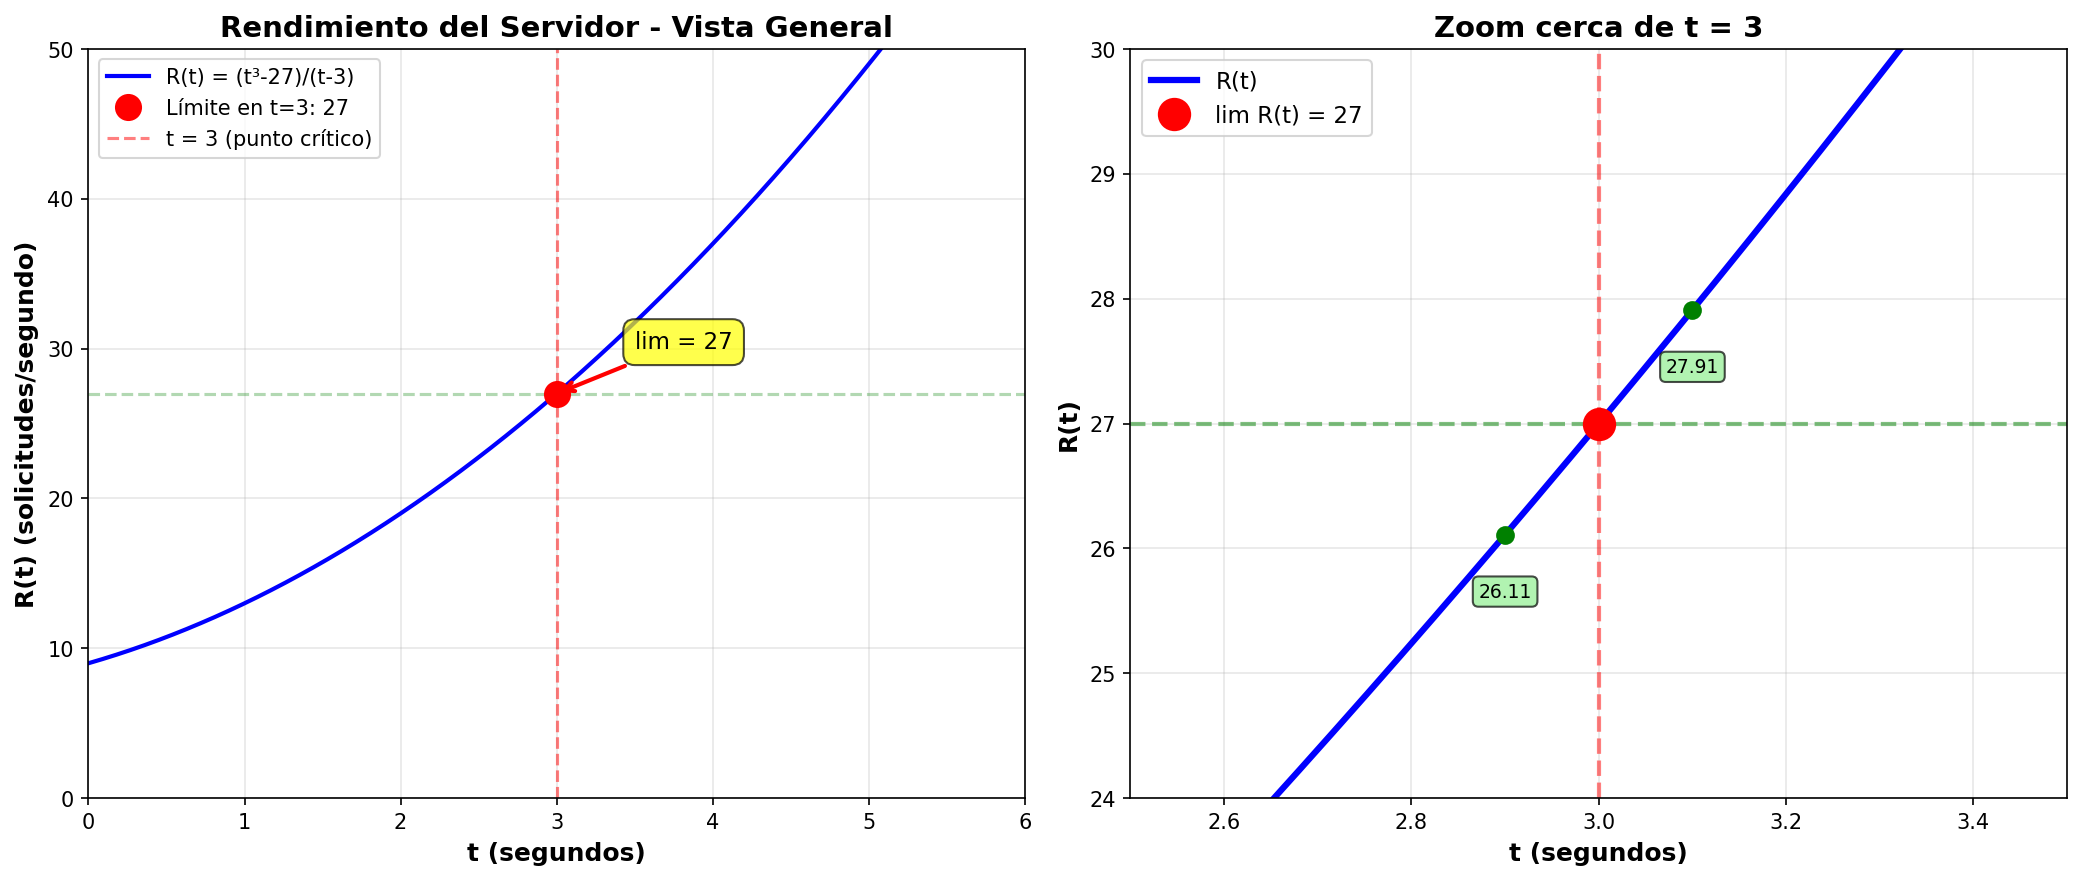

Recreate this plot in Python.
import numpy as np
import matplotlib.pyplot as plt
import sympy as sp

print("="*80)
print("PROBLEMA 1: RENDIMIENTO DE UN SERVIDOR")
print("="*80)
print("\nFunción: R(t) = (t³ - 27)/(t - 3)")
print("Contexto: Cantidad de solicitudes que un servidor maneja por segundo")
print("\n" + "-"*80)

# Definir la función
def R(t):
    return (t**3 - 27) / (t - 3)

# ============================================================================
# TAREA 1: Calcular valores cercanos a t = 3
# ============================================================================
print("\n[TAREA 1] Calculando R(t) para valores cercanos a t = 3:")
print("-"*80)

valores_prueba = [2.9, 2.99, 2.999, 3.001, 3.01, 3.1]
print(f"{'t':^10} | {'R(t)':^15}")
print("-"*30)
for t_val in valores_prueba:
    try:
        resultado = R(t_val)
        print(f"{t_val:^10.4f} | {resultado:^15.6f}")
    except:
        print(f"{t_val:^10.4f} | {'Indefinido':^15}")

# ============================================================================
# TAREA 2: Evaluar directamente en t = 3
# ============================================================================
print("\n[TAREA 2] Evaluación directa en t = 3:")
print("-"*80)
numerador_en_3 = 3**3 - 27
denominador_en_3 = 3 - 3
print(f"Numerador: 3³ - 27 = {numerador_en_3}")
print(f"Denominador: 3 - 3 = {denominador_en_3}")
print(f"Resultado: {numerador_en_3}/{denominador_en_3} = 0/0")
print("\n⚠️  ¡FORMA INDETERMINADA 0/0!")
print("    Necesitamos usar técnicas algebraicas para resolver este límite.")

# ============================================================================
# TAREA 3: Factorización y simplificación
# ============================================================================
print("\n[TAREA 3] Factorización y cálculo del límite:")
print("-"*80)

# Usar SymPy para factorización simbólica
t = sp.Symbol('t')
numerador = t**3 - 27
denominador = t - 3

print("\n📐 Paso 1: Identificar la forma")
print("   t³ - 27 = t³ - 3³")
print("   Esta es una DIFERENCIA DE CUBOS")

print("\n📐 Paso 2: Aplicar la fórmula")
print("   Fórmula: a³ - b³ = (a - b)(a² + ab + b²)")
print("   Donde: a = t, b = 3")

print("\n📐 Paso 3: Factorizar")
print("   t³ - 3³ = (t - 3)(t² + t·3 + 3²)")
print("   t³ - 27 = (t - 3)(t² + 3t + 9)")

numerador_factorizado = sp.factor(numerador)
print(f"\n   Verificación con SymPy: {numerador_factorizado}")

print("\n📐 Paso 4: Simplificar la fracción")
print("   R(t) = (t - 3)(t² + 3t + 9)")
print("          ─────────────────────")
print("                (t - 3)")
print("\n   Cancelando (t - 3):")
print("   R(t) = t² + 3t + 9  (para t ≠ 3)")

print("\n📐 Paso 5: Calcular el límite")
print("   lim (t→3) R(t) = lim (t→3) (t² + 3t + 9)")
print("   lim (t→3) R(t) = 3² + 3(3) + 9")
print("   lim (t→3) R(t) = 9 + 9 + 9")
print("   lim (t→3) R(t) = 27")

# Verificar con SymPy
limite = sp.limit(numerador/denominador, t, 3)
print(f"\n   ✅ Verificación con SymPy: {limite}")

# ============================================================================
# TAREA 4: Graficar
# ============================================================================
print("\n[TAREA 4] Generando gráfica...")
print("-"*80)

# Crear valores para graficar (evitando t = 3)
t_vals = np.linspace(0, 6, 1000)
t_vals = t_vals[np.abs(t_vals - 3) > 0.01]  # Evitar exactamente t = 3
R_vals = (t_vals**3 - 27) / (t_vals - 3)

# Crear la figura con dos subplots
fig, (ax1, ax2) = plt.subplots(1, 2, figsize=(14, 6))

# Subplot 1: Vista general
ax1.plot(t_vals, R_vals, 'b-', linewidth=2, label='R(t) = (t³-27)/(t-3)')
ax1.plot(3, 27, 'ro', markersize=12, label=f'Límite en t=3: {limite}', zorder=5)
ax1.axvline(x=3, color='red', linestyle='--', alpha=0.5, linewidth=1.5, label='t = 3 (punto crítico)')
ax1.axhline(y=27, color='green', linestyle='--', alpha=0.3, linewidth=1.5)
ax1.grid(True, alpha=0.3)
ax1.set_xlabel('t (segundos)', fontsize=12, fontweight='bold')
ax1.set_ylabel('R(t) (solicitudes/segundo)', fontsize=12, fontweight='bold')
ax1.set_title('Rendimiento del Servidor - Vista General', fontsize=14, fontweight='bold')
ax1.legend(fontsize=10, loc='upper left')
ax1.set_xlim(0, 6)
ax1.set_ylim(0, 50)

# Anotar el punto límite
ax1.annotate(f'lim = {limite}',
            xy=(3, 27),
            xytext=(3.5, 30),
            fontsize=11,
            bbox=dict(boxstyle='round,pad=0.5', facecolor='yellow', alpha=0.7),
            arrowprops=dict(arrowstyle='->', connectionstyle='arc3,rad=0', color='red', lw=2))

# Subplot 2: Zoom cerca de t = 3
t_zoom = np.linspace(2.5, 3.5, 500)
t_zoom = t_zoom[np.abs(t_zoom - 3) > 0.001]
R_zoom = (t_zoom**3 - 27) / (t_zoom - 3)

ax2.plot(t_zoom, R_zoom, 'b-', linewidth=3, label='R(t)')
ax2.plot(3, 27, 'ro', markersize=15, label=f'lim R(t) = {limite}', zorder=5)
ax2.axvline(x=3, color='red', linestyle='--', alpha=0.5, linewidth=2)
ax2.axhline(y=27, color='green', linestyle='--', alpha=0.5, linewidth=2)
ax2.grid(True, alpha=0.3)
ax2.set_xlabel('t (segundos)', fontsize=12, fontweight='bold')
ax2.set_ylabel('R(t)', fontsize=12, fontweight='bold')
ax2.set_title('Zoom cerca de t = 3', fontsize=14, fontweight='bold')
ax2.legend(fontsize=11)
ax2.set_xlim(2.5, 3.5)
ax2.set_ylim(24, 30)

# Anotar valores cercanos
for t_test in [2.9, 3.1]:
    r_test = R(t_test)
    ax2.plot(t_test, r_test, 'go', markersize=8, zorder=4)
    ax2.text(t_test, r_test - 0.5, f'{r_test:.2f}',
            ha='center', fontsize=9,
            bbox=dict(boxstyle='round,pad=0.3', facecolor='lightgreen', alpha=0.7))

plt.tight_layout()
plt.savefig('problema1_servidor.png', dpi=150, bbox_inches='tight')
print("✅ Gráfica guardada como: problema1_servidor.png")
plt.show()

# ============================================================================
# TAREA 5: Interpretación
# ============================================================================
print("\n[TAREA 5] Interpretación del resultado:")
print("-"*80)
print(f"✓ El límite cuando t → 3 es {limite} solicitudes por segundo.")
print()
print("✓ SIGNIFICADO PRÁCTICO:")
print("  - Aunque la función R(t) no está definida EXACTAMENTE en t = 3,")
print("  - El servidor se acerca a manejar 27 solicitudes/segundo")
print("    cuando el tiempo se aproxima a 3 segundos.")
print()
print("✓ CONCLUSIÓN:")
print("  - En t = 3 segundos, el rendimiento esperado del servidor es 27 req/s")
print("  - Este valor representa la 'tendencia' del sistema en ese instante")
print("  - Es útil para planificación de capacidad y escalamiento")

print("\n" + "="*80)
print("✅ PROBLEMA 1 COMPLETADO")
print("="*80)
